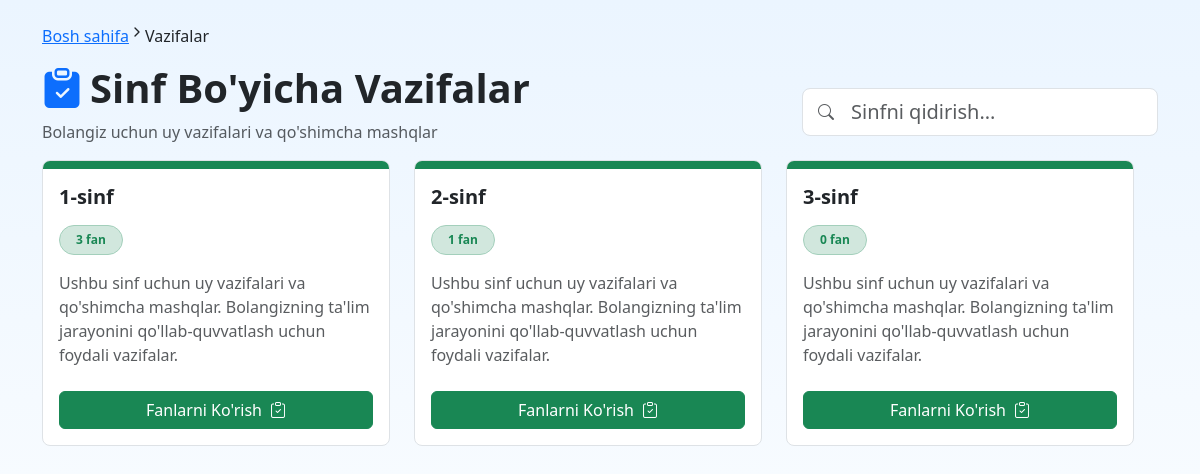
/tasks/ (signed in), run on the app's committed database.
### maktab/models.py (models this page shows, shortened)
class Grade(models.Model):
    name = models.CharField(max_length=50, verbose_name="Sinf nomi")  # Masalan, 1-sinf
    description = models.TextField(blank=True, verbose_name="Tavsif")
    class Meta:
        verbose_name = "Sinf"
        verbose_name_plural = "Sinflar"

### maktab/views.py (the view)
# urls.py: path('tasks/', views.task_list, name='task_list'),  # Sinflar ro'yxati
@login_required
def task_list(request):
    grades = Grade.objects.all()
    return render(request, 'school/task_grade_list.html', {'grades': grades})

### templates/school/task_grade_list.html (shortened to what this page needs)
{% load static %}
<!DOCTYPE html>
<html lang="uz">
<head>
  <link href="https://cdn.jsdelivr.net/npm/bootstrap@5.3.0/dist/css/bootstrap.min.css" rel="stylesheet">
  <link rel="stylesheet" href="{% static 'css/methodologies/custom.css' %}">
  <link rel="stylesheet" href="https://cdn.jsdelivr.net/npm/bootstrap-icons@1.11.1/font/bootstrap-icons.css">
</head>
<body>
  <div class="metodika-bg min-vh-100 py-4">
    <div class="container">
      <div class="mb-4">
        <div class="breadcrumb">
          <a href="{% url 'maktab:home' %}" class="breadcrumb-link">Bosh sahifa</a>
          <svg class="breadcrumb-icon" xmlns="http://www.w3.org/2000/svg" width="16" height="16" viewBox="0 0 24 24" fill="none" stroke="currentColor" stroke-width="2" stroke-linecap="round" stroke-linejoin="round"><polyline points="9 18 15 12 9 6"></polyline></svg>
          <span class="breadcrumb-current">Vazifalar</span>
        </div>
        <div class="row align-items-center mb-3">
            <div class="col-md-8">
                <h1 class="display-6 fw-bold d-flex align-items-center">
                    <i class="bi bi-clipboard-check-fill text-primary me-2"></i>
                    Sinf Bo'yicha Vazifalar
                </h1>
                <p class="text-muted">Bolangiz uchun uy vazifalari va qo'shimcha mashqlar</p>
            </div>
            <div class="col-md-4">
                <div class="position-relative">
                    <i class="bi bi-search position-absolute top-50 start-0 translate-middle-y ms-3 text-muted"></i>
                    <input type="text" class="form-control form-control-lg ps-5" id="gradeSearch" placeholder="Sinfni qidirish...">
                </div>
            </div>
        </div>
      </div>
      <div class="row g-4">
        <div class="row">
          {% if grades %}
            {% for grade in grades %}
              <div class="col-md-6 col-lg-4">
                <div class="card h-100 border metodika-card">
                  <div class="card-accent bg-success"></div>
                  <div class="card-body">
                    <h5 class="card-title fw-bold mb-3">{{ grade.name }}</h5>
                    <div class="mb-3">
                      {% with task_count=grade.subjects.all|length %}
                        <span class="badge bg-success-subtle text-success border border-success-subtle px-3 py-2 rounded-pill">{{ task_count }} fan</span>
                      {% endwith %}
                    </div>
                    <p class="card-text text-muted">Ushbu sinf uchun uy vazifalari va qo'shimcha mashqlar. Bolangizning ta'lim jarayonini qo'llab-quvvatlash uchun foydali vazifalar.</p>
                  </div>
                  <div class="card-footer bg-transparent border-0 pb-3">
                    <a href="{% url 'maktab:task_subject_list' grade.id %}" class="btn btn-success w-100 d-flex align-items-center justify-content-center">
                      <span>Fanlarni Ko'rish</span>
                      <i class="bi bi-clipboard-check ms-2 btn-icon"></i>
                    </a>
                  </div>
                </div>
              </div>
            {% endfor %}
          {% endif %}
        </div>
      </div>
    </div>
  </div>
</body>
</html>

### static/css/methodologies/custom.css (style rules this page uses)
.metodika-bg { background: linear-gradient(to bottom, #ebf5ff, #ffffff); }
.metodika-card { transition: all 0.3s ease; overflow: hidden; border-radius: 0.5rem; }
.card-accent { height: 0.5rem; width: 100%; }
.btn-icon { transition: transform 0.2s ease; }

### data on the page
Grade: name "1-sinf", subjects "3"
Grade: name "2-sinf", subjects "1"
Grade: name "3-sinf", subjects "0"
